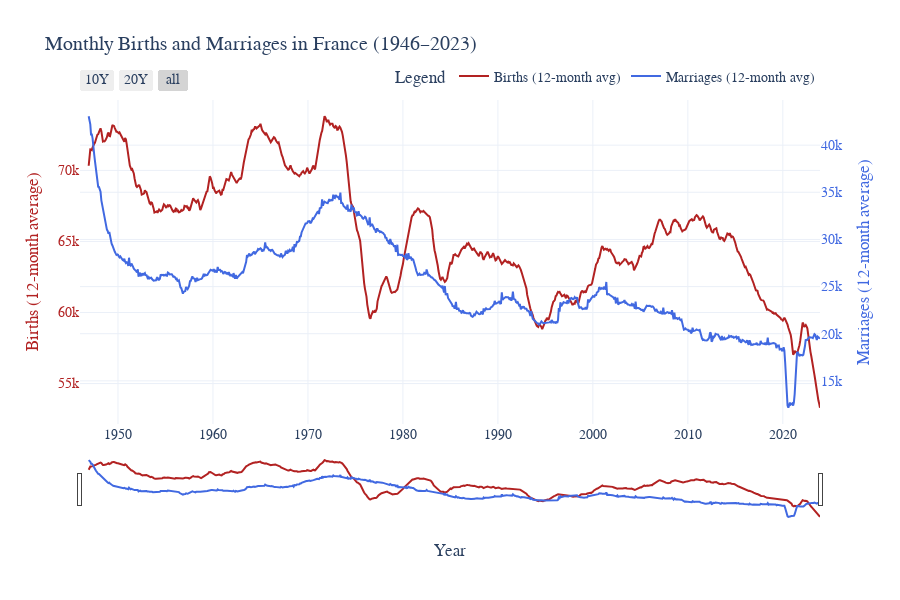

The cell this chart's notebook holds for it:
### Markdown cell above
### **III.7 – Combined Visualization: Marriages vs Births**

To better visualize the temporal relationship between marriages and births,  
we plot both series on the same timeline using dual axes.  
This highlights the main co-movements and shows how peaks in marriages  
are followed by peaks in births approximately 9 to 12 months later.

### Code cell
# Align both series to common period (to Dec 2023)
common_end = marriages.index.max()
births_trunc = births.loc[:common_end]

# Build figure
fig = go.Figure()

# --- Births (left axis)
fig.add_trace(go.Scatter(
    x=births_trunc.index,
    y=births_trunc["Births"].rolling(12).mean(),  # smoother
    mode="lines",
    name="Births (12-month avg)",
    line=dict(color="firebrick", width=2)
))

# --- Marriages (right axis)
fig.add_trace(go.Scatter(
    x=marriages.index,
    y=marriages["Marriages"].rolling(12).mean(),
    mode="lines",
    name="Marriages (12-month avg)",
    line=dict(color="royalblue", width=2),
    yaxis="y2"
))

# --- Layout
fig.update_layout(
    title="Monthly Births and Marriages in France (1946–2023)",
    template="plotly_white",
    hovermode="x unified",
    height=600,
    font=dict(family="Times New Roman", size=14),
    legend=dict(
        title="Legend",
        orientation="h",
        yanchor="bottom",
        y=1.02,
        xanchor="right",
        x=1
    ),
    xaxis=dict(title="Year"),
    yaxis=dict(
        title="Births (12-month average)",
        title_font=dict(color="firebrick"),
        tickfont=dict(color="firebrick")
    ),
    yaxis2=dict(
        title="Marriages (12-month average)",
        title_font=dict(color="royalblue"),
        tickfont=dict(color="royalblue"),
        overlaying="y",
        side="right"
    )
)

# --- Add interactive range slider
fig.update_xaxes(
    rangeslider_visible=True,
    rangeselector=dict(
        buttons=list([
            dict(count=120, label="10Y", step="month", stepmode="backward"),
            dict(count=240, label="20Y", step="month", stepmode="backward"),
            dict(step="all")
        ])
    )
)

fig.show()

### Figure 1 — Plotly figure (JSON) as saved in the notebook; plotly's stock layout.template omitted (floating-point values rounded to 4 significant figures; data arrays with more than 128 entries replaced by an {"elided": "..."} marker saying what was removed)
{"data": [{"line": {"color": "firebrick", "width": 2}, "mode": "lines", "name": "Births (12-month avg)", "type": "scatter", "x": {"elided": "936 str values"}, "y": {"elided": "936 float values"}}, {"line": {"color": "royalblue", "width": 2}, "mode": "lines", "name": "Marriages (12-month avg)", "type": "scatter", "x": {"elided": "936 str values"}, "y": {"elided": "936 float values"}, "yaxis": "y2"}], "layout": {"font": {"family": "Times New Roman", "size": 14}, "height": 600, "hovermode": "x unified", "legend": {"orientation": "h", "title": {"text": "Legend"}, "x": 1, "xanchor": "right", "y": 1.02, "yanchor": "bottom"}, "title": {"text": "Monthly Births and Marriages in France (1946–2023)"}, "xaxis": {"rangeselector": {"buttons": [{"count": 120, "label": "10Y", "step": "month", "stepmode": "backward"}, {"count": 240, "label": "20Y", "step": "month", "stepmode": "backward"}, {"step": "all"}]}, "rangeslider": {"visible": true}, "title": {"text": "Year"}}, "yaxis": {"tickfont": {"color": "firebrick"}, "title": {"font": {"color": "firebrick"}, "text": "Births (12-month average)"}}, "yaxis2": {"overlaying": "y", "side": "right", "tickfont": {"color": "royalblue"}, "title": {"font": {"color": "royalblue"}, "text": "Marriages (12-month average)"}}}}
